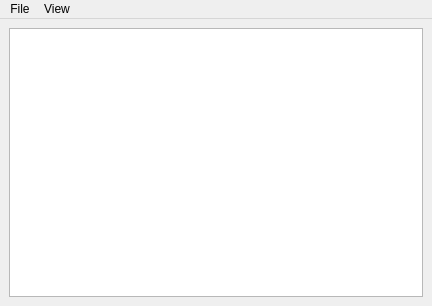
<?xml version="1.0" encoding="UTF-8"?>
<ui version="4.0">
 <class>MainWindow</class>
 <widget class="QMainWindow" name="MainWindow">
  <property name="geometry">
   <rect>
    <x>0</x>
    <y>0</y>
    <width>432</width>
    <height>306</height>
   </rect>
  </property>
  <property name="windowTitle">
   <string>MainWindow</string>
  </property>
  <widget class="QWidget" name="centralwidget">
   <layout class="QGridLayout" name="gridLayout">
    <item row="0" column="0">
     <widget class="QPlainTextEdit" name="textEdit">
      <property name="font">
       <font>
        <family>Courier New</family>
       </font>
      </property>
      <property name="lineWrapMode">
       <enum>QPlainTextEdit::NoWrap</enum>
      </property>
     </widget>
    </item>
   </layout>
  </widget>
  <widget class="QMenuBar" name="menubar">
   <property name="geometry">
    <rect>
     <x>0</x>
     <y>0</y>
     <width>432</width>
     <height>21</height>
    </rect>
   </property>
   <widget class="QMenu" name="menuFile">
    <property name="title">
     <string>File</string>
    </property>
    <addaction name="actionNew" />
    <addaction name="actionOpen" />
    <addaction name="actionSave" />
    <addaction name="actionSave_As" />
    <addaction name="separator" />
    <addaction name="actionRevert" />
    <addaction name="separator" />
    <addaction name="actionExit" />
   </widget>
   <widget class="QMenu" name="menuFormat">
    <property name="title">
     <string>View</string>
    </property>
    <addaction name="actionWord_Wrap" />
   </widget>
   <addaction name="menuFile" />
   <addaction name="menuFormat" />
  </widget>
  <action name="actionNew">
   <property name="text">
    <string>New</string>
   </property>
  </action>
  <action name="actionOpen">
   <property name="text">
    <string>Open</string>
   </property>
  </action>
  <action name="actionSave">
   <property name="text">
    <string>Save</string>
   </property>
  </action>
  <action name="actionSave_As">
   <property name="text">
    <string>Save As</string>
   </property>
  </action>
  <action name="actionRevert">
   <property name="text">
    <string>Revert</string>
   </property>
  </action>
  <action name="actionExit">
   <property name="text">
    <string>Exit</string>
   </property>
  </action>
  <action name="actionWord_Wrap">
   <property name="checkable">
    <bool>true</bool>
   </property>
   <property name="checked">
    <bool>false</bool>
   </property>
   <property name="text">
    <string>Word Wrap</string>
   </property>
  </action>
 </widget>
 <resources />
 <connections />
</ui>
